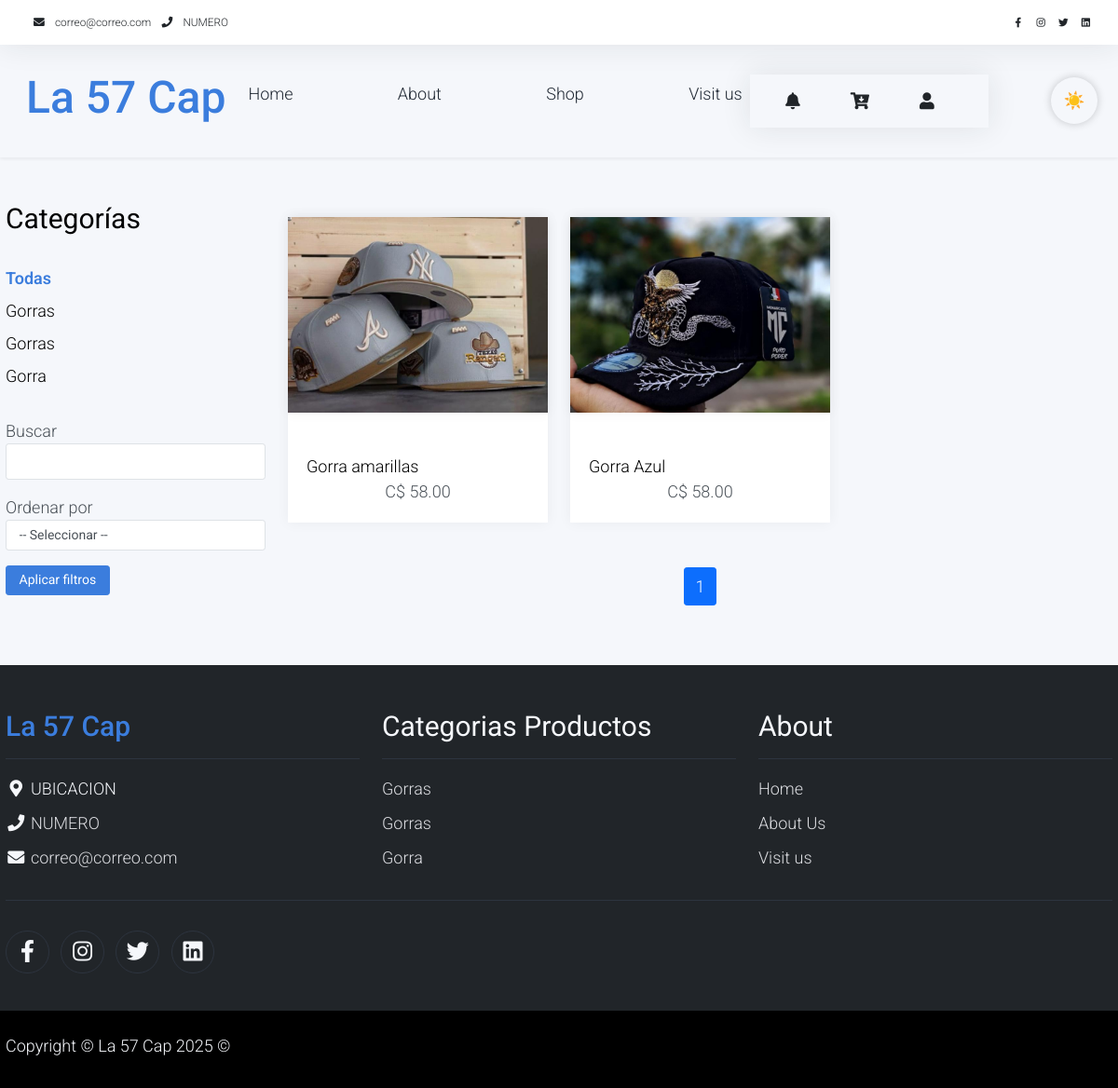
The page /tienda on the database its author committed.
### tables this page shows
CREATE TABLE `categoria_producto`  (
  `idcategoria_producto` int(0) NOT NULL AUTO_INCREMENT,
  `foto` varchar(150) NULL DEFAULT NULL,
  `garantias_meses` int(0) NOT NULL,
  `titulo` varchar(80) NOT NULL,
  `politica_garantia` varchar(500) NOT NULL,
  `tiene_garantia` tinyint(0) NOT NULL,
  `eliminado` tinyint(0) NULL DEFAULT 0,
  `estado` varchar(30) NULL DEFAULT NULL,
  PRIMARY KEY (`idcategoria_producto`) USING BTREE
);

CREATE TABLE `producto`  (
  `idproducto` int(0) NOT NULL AUTO_INCREMENT,
  `id_categoria` int(0) NOT NULL,
  `codigo_producto` varchar(45) NOT NULL,
  `nombre_producto` varchar(45) NOT NULL,
  `descripcion` varchar(200) NOT NULL,
  `precio` decimal(10, 2) NOT NULL,
  `eliminado` tinyint(0) NULL DEFAULT 0,
  `Foto` varchar(150) NULL DEFAULT NULL,
  PRIMARY KEY (`idproducto`) USING BTREE,
  INDEX `producto_categoria_idx`(`id_categoria`) USING BTREE,
  CONSTRAINT `producto_categoria` FOREIGN KEY (`id_categoria`) REFERENCES `categoria_producto` (`idcategoria_producto`) ON DELETE RESTRICT ON UPDATE RESTRICT
);

### views/Main/shop.php (the view, shortened to what the rows shown need)
<div class="container py-5">
    <div class="row">
        <div class="col-lg-3">
            <h1 class="h2 pb-4">Categorías</h1>
            <ul class="list-unstyled templatemo-accordion">
                <?php foreach ($categorias as $categoria): ?>
                    <li class="pb-2">
                        <a class="h5 text-decoration-none <?= $categoriaSeleccionada == $categoria->idcategoria_producto ? 'fw-bold text-primary' : '' ?>"
                            href="/tienda?categoria=<?= $categoria->idcategoria_producto ?>">
                            <?= s($categoria->titulo) ?>
                        </a>
                    </li>
                <?php endforeach; ?>
            </ul>
        </div>
        <div class="col-lg-9">
            <div class="row">
                <?php if (empty($productos)): ?>
                    <div class="col-12">
                        <p>No hay productos disponibles.</p>
                    </div>
                <?php else: ?>
                    <?php foreach ($productos as $producto): ?>
                        <div class="col-md-4">
                            <div class="card mb-4 product-wap rounded-0">
                                <div class="card rounded-0">
                                    <img class="card-img rounded-0 img-fluid"
                                        src="/img/productos/<?= s(trim($producto->Foto)) ?>"
                                        alt="<?= s($producto->nombre_producto) ?>">
                                </div>
                                <div class="card-body">
                                    <a href="/producto?id=<?= $producto->idproducto ?>"
                                        class="h3 text-decoration-none"><?= s($producto->nombre_producto) ?></a>
                                    <p class="text-center mb-0">C$ <?= number_format($producto->precio, 2) ?></p>
                                </div>
                            </div>
                        </div>
                    <?php endforeach; ?>
                <?php endif; ?>
            </div>
        </div>
    </div>
</div>

### views/layout/layoutLanding.php (shortened to what the rows shown need)
<!DOCTYPE html>
<html lang="en">
<head>
    <link rel="stylesheet" href="/build/css/bootstrap.min.css">
    <link rel="stylesheet" href="/build/css/templatemo.css">
    <link rel="stylesheet" href="/build/css/custom.css">
    <link rel="stylesheet" href="/build/css/fontawesome.min.css">
    <link href="https://cdn.jsdelivr.net/npm/bootstrap@5.3.2/dist/css/bootstrap.min.css" rel="stylesheet">
    <link rel="stylesheet" href="/build/css/app.css">
</head>
<body>
    <?php echo $contenido; ?>
    <footer class="bg-dark" id="tempaltemo_footer">
        <div class="container">
            <div class="row">
                <div class="col-md-4 pt-5">
                    <h2 class="h2 text-primary border-bottom pb-3 border-light logo">La 57 Cap</h2>
                </div>
                <div class="col-md-4 pt-5">
                    <h2 class="h2 text-light border-bottom pb-3 border-light">Categorias Productos</h2>
                    <ul class="list-unstyled text-light footer-link-list">
                        <?php foreach ($categorias as $categoria): ?>
                            <li>
                                <a class="text-decoration-none"
                                    href="/tienda?categoria=<?php echo $categoria->idcategoria_producto; ?>">
                                    <?php echo s($categoria->titulo); ?>
                                </a>
                            </li>
                        <?php endforeach; ?>
                    </ul>
                </div>
                <div class="col-md-4 pt-5">
                    <h2 class="h2 text-light border-bottom pb-3 border-light">About</h2>
                </div>
            </div>
        </div>
    </footer>
</body>
</html>

### rows shown on the page
categoria_producto: titulo "Gorras"
categoria_producto: titulo "Gorras"
categoria_producto: titulo "Gorra"
producto: shows a picture, nombre_producto "Gorra amarillas", precio "58.00"
producto: Foto (picture), nombre_producto "Gorra Azul", precio "58.00"
